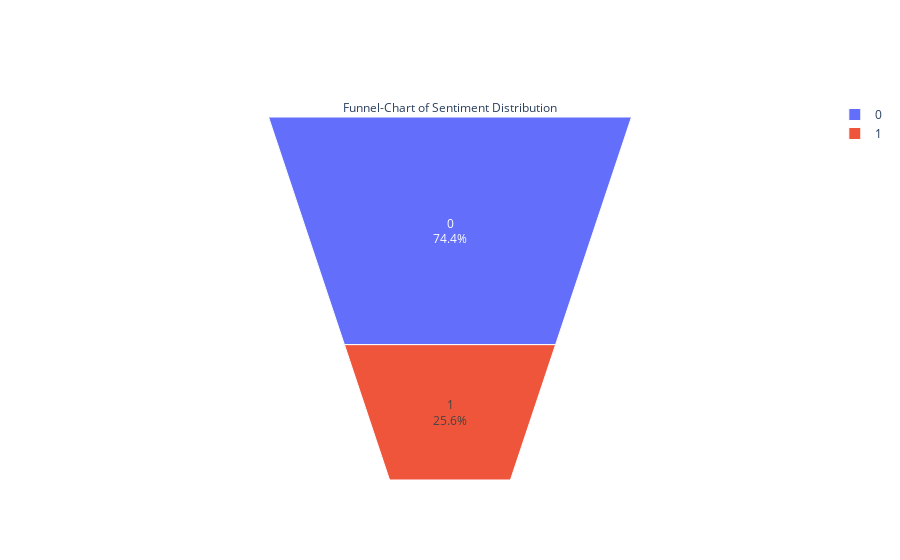

The cell this chart's notebook holds for it:
### Code cell
#funnel chart
fig = go.Figure(go.Funnelarea(
    text =temp.label,
    values = temp.tweet,
    title = {"position": "top center", "text": "Funnel-Chart of Sentiment Distribution"}
    ))
fig.show()

### Figure 1 — Plotly figure (JSON) as saved in the notebook; plotly's stock layout.template omitted (floating-point values rounded to 4 significant figures)
{"data": [{"text": [0, 1], "title": {"position": "top center", "text": "Funnel-Chart of Sentiment Distribution"}, "type": "funnelarea", "values": [5892, 2026]}], "layout": {}}
